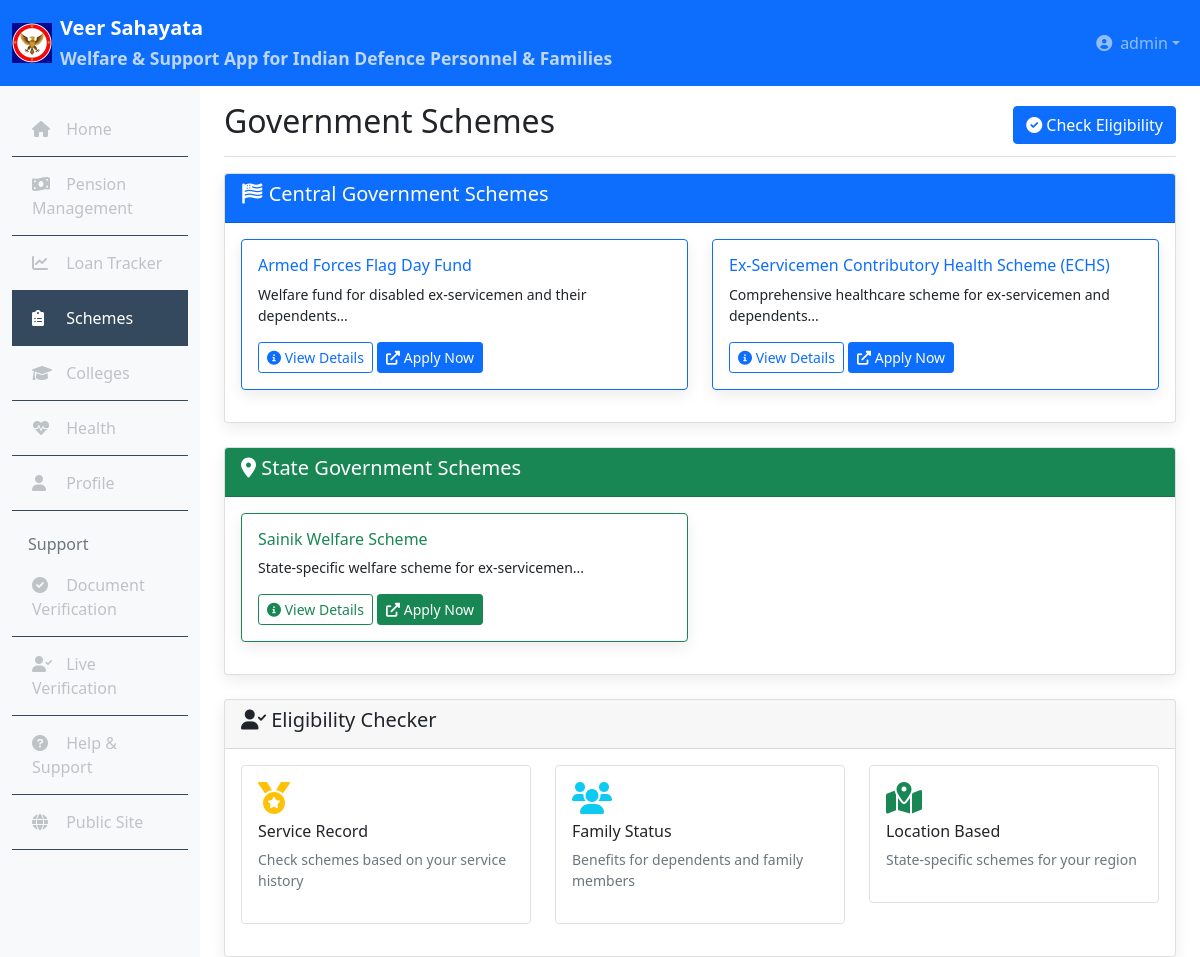
Page /user/schemes.php (signed in) on the committed database.
### tables this page shows
CREATE TABLE schemes (
    id INT PRIMARY KEY AUTO_INCREMENT,
    scheme_name VARCHAR(100) NOT NULL,
    scheme_type ENUM('Central', 'State') NOT NULL,
    description TEXT,
    eligibility_criteria TEXT,
    application_process TEXT,
    documents_required TEXT,
    benefits TEXT,
    status ENUM('active', 'inactive') DEFAULT 'active',
    created_at TIMESTAMP DEFAULT CURRENT_TIMESTAMP,
    
    INDEX idx_scheme_type (scheme_type),
    INDEX idx_status (status)
);

### user/schemes.php (the view, shortened to what this page needs)
<?php
require_once '../config/database.php';
$schemes = $pdo->query("SELECT * FROM schemes WHERE status = 'active' ORDER BY scheme_type, scheme_name")->fetchAll();
$central_schemes = array_filter($schemes, function($scheme) { return $scheme['scheme_type'] == 'Central'; });
$state_schemes = array_filter($schemes, function($scheme) { return $scheme['scheme_type'] == 'State'; });
?>
<!DOCTYPE html>
<html lang="en">
<head>
    <link rel="stylesheet" href="../assets/css/style.css">
    <link href="https://cdnjs.cloudflare.com/ajax/libs/font-awesome/6.0.0/css/all.min.css" rel="stylesheet">
    <link href="https://cdn.jsdelivr.net/npm/bootstrap@5.1.3/dist/css/bootstrap.min.css" rel="stylesheet">
</head>
<body>
    <?php include '../includes/user_header.php'; ?>
    <div class="container-fluid">
        <div class="row">
            <?php include '../includes/user_sidebar.php'; ?>
            <main class="col-md-9 ms-sm-auto col-lg-10 px-md-4">
                <div class="d-flex justify-content-between flex-wrap flex-md-nowrap align-items-center pt-3 pb-2 mb-3 border-bottom">
                    <h1 class="h2">Government Schemes</h1>
                    <button class="btn btn-primary" onclick="checkEligibility()">
                        <i class="fas fa-check-circle"></i> Check Eligibility
                    </button>
                </div>
                <div class="card mb-4">
                    <div class="card-header bg-primary text-white">
                        <h5><i class="fas fa-flag-usa"></i> Central Government Schemes</h5>
                    </div>
                    <div class="card-body">
                        <?php if (!empty($central_schemes)): ?>
                            <div class="row">
                                <?php foreach ($central_schemes as $scheme): ?>
                                <div class="col-md-6 mb-3">
                                    <div class="card border-primary">
                                        <div class="card-body">
                                            <h6 class="card-title text-primary"><?php echo $scheme['scheme_name']; ?></h6>
                                            <p class="card-text small"><?php echo substr($scheme['description'], 0, 150) . '...'; ?></p>
                                            <button class="btn btn-sm btn-outline-primary" onclick="viewSchemeDetails(<?php echo $scheme['id']; ?>)">
                                                <i class="fas fa-info-circle"></i> View Details
                                            </button>
                                            <button class="btn btn-sm btn-primary" onclick="applyScheme(<?php echo $scheme['id']; ?>)">
                                                <i class="fas fa-external-link-alt"></i> Apply Now
                                            </button>
                                        </div>
                                    </div>
                                </div>
                                <?php endforeach; ?>
                            </div>
                        <?php endif; ?>
                    </div>
                </div>
                <div class="card mb-4">
                    <div class="card-header bg-success text-white">
                        <h5><i class="fas fa-map-marker-alt"></i> State Government Schemes</h5>
                    </div>
                    <div class="card-body">
                        <?php if (!empty($state_schemes)): ?>
                            <div class="row">
                                <?php foreach ($state_schemes as $scheme): ?>
                                <div class="col-md-6 mb-3">
                                    <div class="card border-success">
                                        <div class="card-body">
                                            <h6 class="card-title text-success"><?php echo $scheme['scheme_name']; ?></h6>
                                            <p class="card-text small"><?php echo substr($scheme['description'], 0, 150) . '...'; ?></p>
                                            <button class="btn btn-sm btn-outline-success" onclick="viewSchemeDetails(<?php echo $scheme['id']; ?>)">
                                                <i class="fas fa-info-circle"></i> View Details
                                            </button>
                                            <button class="btn btn-sm btn-success" onclick="applyScheme(<?php echo $scheme['id']; ?>)">
                                                <i class="fas fa-external-link-alt"></i> Apply Now
                                            </button>
                                        </div>
                                    </div>
                                </div>
                                <?php endforeach; ?>
                            </div>
                        <?php endif; ?>
                    </div>
                </div>
                <div class="card">
                    <div class="card-header">
                        <h5><i class="fas fa-user-check"></i> Eligibility Checker</h5>
                    </div>
                    <div class="card-body">
                        <div class="row">
                            <div class="col-md-4">
                                <div class="eligibility-item p-3 border rounded mb-3">
                                    <i class="fas fa-medal fa-2x text-warning mb-2"></i>
                                    <h6>Service Record</h6>
                                    <p class="small text-muted">Check schemes based on your service history</p>
                                </div>
                            </div>
                            <div class="col-md-4">
                                <div class="eligibility-item p-3 border rounded mb-3">
                                    <i class="fas fa-users fa-2x text-info mb-2"></i>
                                    <h6>Family Status</h6>
                                    <p class="small text-muted">Benefits for dependents and family members</p>
                                </div>
                            </div>
                            <div class="col-md-4">
                                <div class="eligibility-item p-3 border rounded mb-3">
                                    <i class="fas fa-map-marked-alt fa-2x text-success mb-2"></i>
                                    <h6>Location Based</h6>
                                    <p class="small text-muted">State-specific schemes for your region</p>
                                </div>
                            </div>
                        </div>
                    </div>
                </div>
            </main>
        </div>
    </div>
</body>
</html>

### assets/css/style.css (style rules this page uses)
* { margin: 0; padding: 0; box-sizing: border-box; }
body { font-family: 'Segoe UI', Tahoma, Geneva, Verdana, sans-serif; line-height: 1.6; color: #333; }
.btn { padding: 12px 30px; border-radius: 8px; font-weight: 600; transition: all 0.3s ease; }
.card { border: none; border-radius: 10px; box-shadow: 0 5px 15px rgba(0,0,0,0.08); transition: transform 0.3s ease; }
.card-header { background: #f8f9fa; border-bottom: 1px solid #dee2e6; font-weight: 600; }

### rows in the picture
schemes: scheme_name "Armed Forces Flag Day Fund", description "Welfare fund for disabled ex-servicemen and their dependents"
schemes: scheme_name "Ex-Servicemen Contributory Health Scheme (ECHS)", description "Comprehensive healthcare scheme for ex-servicemen and dependents"
schemes: scheme_name "Sainik Welfare Scheme", description "State-specific welfare scheme for ex-servicemen"

### other values in the picture
$_SESSION['username'] "admin"
